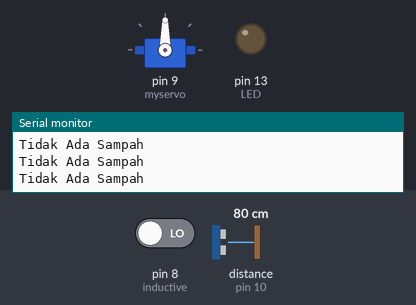
The sketch below on a simulated Arduino Uno, built with avr-gcc and run on an emulated ATmega328P. On the bench: servo, output pins drawn as LEDs (lit = HIGH), the last lines printed to the serial monitor. Wiring (inferred from the names in the program): ultrasonic range finder: trigger pin 11; echo pin 10. Inputs (shaded band) come from the test bench; at power-on: distance to the obstacle (sensor on pin 10) 80 cm, pin 8 (inductive) LOW. The echo pulse lasts 58.3 µs per cm; pins used as bus, display or sensor lines are not drawn.

Above: at 1.3 s.
1.4 s: distance to the obstacle (sensor on pin 10) set to 7 cm
2.9 s: distance to the obstacle (sensor on pin 10) set to 4 cm
At 4.1 s:
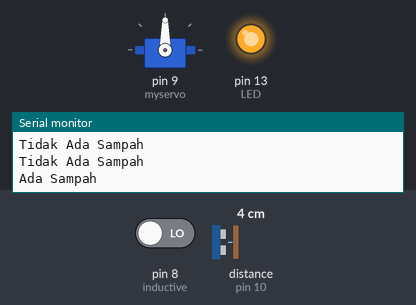
5.9 s: distance to the obstacle (sensor on pin 10) set to 9 cm
At 6.4 s:
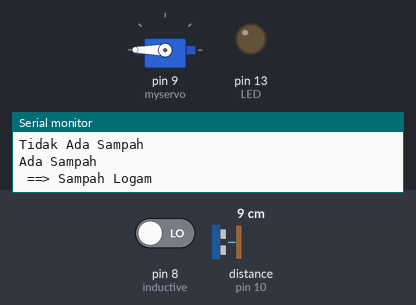
Timing chart, 0 to 9.6 s (numbered marks = the images above; inputs shaded):
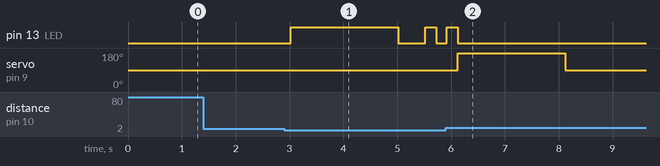

Measured:
- the behaviour switches between 6 and 5 cm on distance to the obstacle (sensor on pin 10) (found by bisection; images 0 and 1)
- after the input at 2.9 s, pin 13 (LED): LOW → HIGH after 0.12 s, → LOW 2.0 s later, → HIGH 0.50 s later, → LOW 0.20 s later
- after the input at 5.9 s, pin 13 (LED): goes on until 6.1 s, then stays LOW; servo on pin 9 (myservo): goes on until 8.1 s, then stays 90°

The sketch:

KodeProgramKel4.ino
```cpp
#include <Servo.h>
#define trigPin 11 //pin trig dari ultrasonik ke 11 arduino
#define echoPin 10 //pin echo dari ultrasonik ke 10 arduino
Servo myservo; //mendefinisikan servo

const int inductive = 8; //pin 8 input dari output proximity
const int LED       = 13;
long duration, distance;
int jarak = 5;
bool adaSampah = 0;
void setup() {
  myservo.attach(9);
  pinMode (inductive,INPUT);
  pinMode (LED, OUTPUT);
  Serial.begin(9600);
  pinMode(trigPin, OUTPUT);
  pinMode(echoPin, INPUT);
  myservo.write(90);
}

void loop() {
  digitalWrite(trigPin, LOW);
  delayMicroseconds(2);
  digitalWrite(trigPin, HIGH);
  delayMicroseconds(10);
  digitalWrite(trigPin, LOW);

  duration = pulseIn(echoPin, HIGH);
  distance = (duration*.0343)/2;
  if (distance < jarak){
    Serial.println("Ada Sampah");
    adaSampah = 1;
    bacaSensor();
  } else {
    Serial.println("Tidak Ada Sampah");
    adaSampah = 0;
  }
  delay(500);
}

void bacaSensor(){
  digitalWrite(LED, HIGH);
  delay (2000);
  digitalWrite(LED, LOW);
  delay(500);
  if (!digitalRead(inductive)){
    Serial.println(" ==> Sampah Logam");
    digitalWrite(LED, HIGH);
    delay(200);
    digitalWrite(LED, LOW);
    delay(200);
    digitalWrite(LED, HIGH);
    delay(200);
    digitalWrite(LED, LOW);
    myservo.write(180);
    delay(2000);
    myservo.write(90);
  } else {
    Serial.println(" ==> Sampah Non Logam");
    myservo.write(0);
    delay(2000);
    myservo.write(90);
  }
}
```
